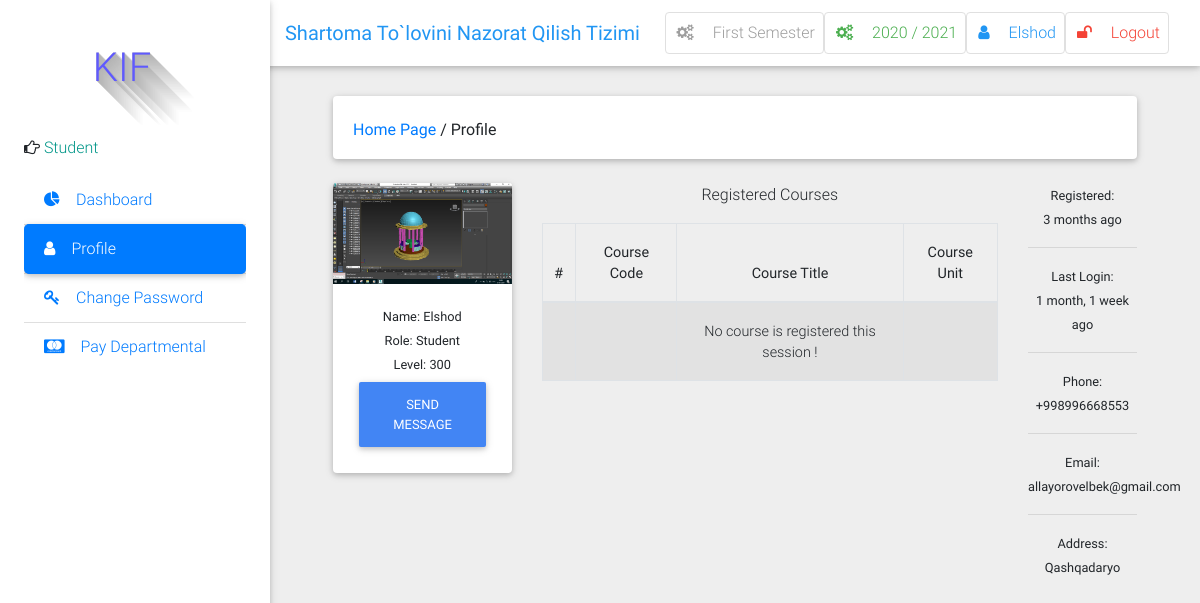
/profile/view/6/ (signed in), run on the app's committed database.
### result/models.py (models this page shows, shortened)
class Semester(models.Model):
    semester = models.CharField(max_length=10, choices=SEMESTER, blank=True)
    is_current_semester = models.BooleanField(default=False, blank=True, null=True)
    session = models.ForeignKey(Session, on_delete=models.CASCADE, blank=True, null=True)
    next_semester_begins = models.DateField(null=True, blank=True)
    def __str__(self):
        return self.semester

class Session(models.Model):
    session = models.CharField(max_length=200, unique=True)
    is_current_session = models.BooleanField(default=False, blank=True, null=True)
    next_session_begins = models.DateField(blank=True, null=True)
    def __str__(self):
        return self.session

class User(AbstractUser):
    is_student = models.BooleanField(default=False)
    is_lecturer = models.BooleanField(default=False)
    phone = models.CharField(max_length=60, blank=True, null=True)
    address = models.CharField(max_length=60, blank=True, null=True)
    picture = models.ImageField(upload_to="pictures/", blank=True, null=True)
    email = models.EmailField(blank=True, null=True)
    username_validator = ASCIIUsernameValidator()
    def get_picture(self):
        no_picture = settings.STATIC_URL + 'img/img_avatar.png'
        try:
            return self.picture.url
        except:
            return no_picture
    def get_full_name(self):
        full_name = self.username
        if self.first_name and self.last_name:
            full_name = self.first_name + " " + self.last_name
        return full_name

class Student(models.Model):
    user = models.OneToOneField(User, on_delete=models.CASCADE)
    id_number = models.CharField(max_length=20, unique=True)
    is_contract = models.BooleanField(default=False)
    group = models.ForeignKey(Group, on_delete=models.CASCADE, related_name='students', default='1')
    level = models.CharField(choices=LEVEL, max_length=3)

### result/views.py (the view)
# urls.py: path('profile/view/<int:id>/', views.user_profile, name='user_profile'),
@login_required
def user_profile(request, id):
    if request.user.id == id:
        return redirect("/profile/")
    current_semester = Semester.objects.get(is_current_semester=True)
    user = User.objects.get(pk=id)
    if user.is_lecturer:
        courses = Course.objects.filter(allocated_course__lecturer__pk=id).filter(semester=current_semester)
        context = {
            "user": user,
            "courses": courses,
            }
        return render(request, 'account/user_profile.html', context)
    elif user.is_student:
        level = Student.objects.get(user__pk=id)
        courses = TakenCourse.objects.filter(student__user__id=id, course__level=level.level)
        context = {
            "user_type": "student",
            'courses': courses,
            'level': level,
            'user':user,
        }
        return render(request, 'account/user_profile.html', context)
    else:
        context = {
            "user": user,
            "user_type": "superuser"
            }
        return render(request, 'account/user_profile.html', context)

### result/context_processors.py (called while the page is built)
def session_processor(request):
    current_session = Session.objects.get(is_current_session=True)
    return {"current_session": current_session}

def semester_processor(request):
    current_semester = Semester.objects.get(is_current_semester=True)
    return {"current_semester": current_semester}

### result/templates/account/user_profile.html (shortened to what this page needs)
{% extends 'base.html' %}
{% load static %}
{% load humanize %}
{% block side_bar %}
    {% include 'partial_active_element.html' with active='Profile' %}
{% endblock side_bar %}
{% block content %}
 <div class="container-fluid mt-5">
<div class="card mb-4 wow fadeIn">
    <div class="card-body d-sm-flex justify-content-between">
	    <h6 class="mb-2 mb-sm-0 pt-1">
    	<a href="/">Home Page</a>
        	<span>/</span>
            	<span>Profile</span>
        </h6>
    </div>
</div>
  <div class="row">
    <div class="col-md-3">
<div class="card">
  <div class="view overlay">
    <img class="card-img-top" src="{{ user.get_picture }}" alt="{{ user.get_fullname }}'s Picture">
  </div>
{% if user.is_student %}
  <div class="card-body card-body-cascade text-center">
    <small class="card-title">Name: {{ user.first_name }}</small><br>
    <small class="card-title">Role: Student</small><br>
    <small class="card-title">Level: {{ level.level }}</small>
    <a href="#" class="btn btn-primary">Send Message</a>
  </div>
{% endif %}
</div>
    </div>
{% if user.is_student %}
    <div class="col-md-7 text-center">
      <p>Registered Courses</p>
  <div class="table-wrapper-scroll-y">
  <table class="table table-bordered table-striped">
  <thead>
    <tr>
      <th scope="col">#</th>
      <th scope="col">Course Code</th>
      <th scope="col">Course Title</th>
      <th scope="col">Course Unit</th>
    </tr>
  </thead>
  <tbody>
    {% for course in courses %}
    <tr>
      <th scope="row">{{ forloop.counter }}</th>
      <td>{{ course.course.courseCode }}</td>
      <td>{{ course.course.courseTitle }}</td>
      <td>{{ course.course.courseUnit }}</td>
    </tr>
    {% empty %}
    <tr>
    <td>{{ course.courseCode }}</td>
      <td></td>
      <td>No course is registered this session !</td>
      <td></td>
    </tr>
  {% endfor %}
  </tbody>
</table>
    </div>
  </div>
  {% endif %}
  <div class="col-md-2 text-center">
    <small> Registered:<br><date>{{ user.date_joined|naturaltime }}</date></small><hr />
    <small> Last Login:<br><date>
    {% if user.last_login == None %}
          Never
    {% else %}
      {{ user.last_login|naturaltime }}
    {% endif %}</date></small><hr />
    <small> Phone:<br><date>{% if user.phone %}{{ user.phone }}{% endif %}</date></small><hr />
    <small> Email:<br><date>{{ user.email }}</date></small><hr />
    <small> Address:<br><date>{{ user.address }}</date></small>
  </div>
</div>
{% endblock %}

### result/templates/base.html (shortened to what this page needs)
{% load static %}
<!DOCTYPE html>
<html lang="en">
    <head>
        <link rel="stylesheet" href="https://maxcdn.bootstrapcdn.com/font-awesome/4.7.0/css/font-awesome.min.css">
        <link href="{% static 'css/bootstrap.min.css' %}" rel="stylesheet">
        <link href="{% static 'css/mdb.min.css' %}" rel="stylesheet">
        <link href="{% static 'css/style.css' %}" rel="stylesheet">
    </head>
    <body class="grey lighten-3">
    <header>
        <nav class="navbar fixed-top navbar-expand-lg navbar-light white scrolling-navbar">
            <div class="container-fluid">
                <a class="navbar-brand waves-effect" href="/">
                    <strong class="blue-text">Shartoma To`lovini Nazorat Qilish Tizimi</strong>
                </a>
                <div class="collapse navbar-collapse" id="navbarSupportedContent">
                    <ul class="navbar-nav nav-flex-icons">
                        <li class="nav-item">
                            <a href="{% if request.user.is_superuser %}{% url 'manage_semester' %}{% else %}#{% endif %}" class="nav-link border border-light grey-text rounded waves-effect">
                                <i class="fa fa-cogs mr-3"></i>{{ current_semester }} Semester
                            </a>
                        </li>
                        <li class="nav-item">
                            <a href="{% if request.user.is_superuser %}{% url 'manage_session' %}{% else %}#{% endif %}" class="nav-link border border-light green-text rounded waves-effect">
                                <i class="fa fa-cogs mr-3"></i>{{ current_session }}
                            </a>
                        </li>
                        <li class="nav-item">
                            <a href="{% url 'profile' %}" class="nav-link border border-light rounded waves-effect blue-text">
                                <i  class="fa fa-user mr-3"></i>{{ user|capfirst }}
                            </a>
                        </li>
                         <li class="nav-item">
                            <a href="/accounts/logout/" class="nav-link border border-light rounded waves-effect red-text">
                                <i class="fa fa-unlock mr-3"></i>Logout
                            </a>
                        </li>
                    </ul>
                </div>
            </div>
        </nav>
        <div class="sidebar-fixed position-fixed">
                <p style="margin-left: 30px;" id="icon" class="logo"> KIF </p>
                {% if request.user.is_lecturer %}
                <p><i class="fa fa-hand-o-right" aria-hidden="true"></i>
                    <span class="teal-text text-center"> Course Lecturer</span></p>
                {% elif request.user.is_student %}
                <p><i class="fa fa-hand-o-right" aria-hidden="true"></i>
                    <span class="teal-text text-center"> Student</span></p>
                {% else %}
                <p><i class="fa fa-hand-o-right" aria-hidden="true"></i>
                    <span class="teal-text text-center"> System Admin</span></p>
                {% endif %}
            <div class="dashboard">
            {% block side_bar %}{% endblock side_bar %}
            </div>
        </div>
    </header>
    <main class="pt-5 mx-lg-5">
        {% block content%} {% endblock %}
    </main>
    </body>
</html>

### result/templates/partial_active_element.html (shortened to what this page needs)
<div class="list-group list-group-flush">
    <a href="/" class="list-group-item
        {% if active == 'Dashboard' %} active {% endif %} waves-effect">
        <i class="fa fa-pie-chart mr-3" aria-hidden="true"></i>Dashboard</a>
    <a href="{% url 'profile' %}" class="list-group-item
        {% if active == 'Profile' %} active {% endif %} waves-effect">
        <i class="fa fa-user mr-3" aria-hidden="true"></i>Profile</a>
    <a href="{% url 'change_password' %}" class="list-group-item
        {% if active == 'change_password' %} active {% endif %} waves-effect">
    <i class="fa  fa-key mr-3" aria-hidden="true"></i>Change Password</a>
    {% if request.user.is_student %}
    <a href="#" class="list-group-item
        {% if active == 'payment' %} active {% endif %} waves-effect">
        <i class="fa  fa-cc-mastercard mr-3" aria-hidden="true"></i>Pay Departmental</a>
    {% endif %}
</div>

### result/static/css/style.css (style rules this page uses)
.sidebar-fixed { height: 100vh; width: 270px; -webkit-box-shadow: 0 2px 5px 0 rgba(0, 0, 0, 0.16), 0 2px 10px 0 rgba(0, 0, 0, 0.12); box-shadow: 0 2px 5px 0 rgba(0, 0, 0, 0.16), 0 2px 10px 0 rgba(0, 0, 0, 0.12); z-index: 1050; background-color: #fff; padding: 1.5rem; padding-top: 0; }
.sidebar-fixed .list-group .active { -webkit-box-shadow: 0 2px 5px 0 rgba(0, 0, 0, 0.16), 0 2px 10px 0 rgba(0, 0, 0, 0.12); box-shadow: 0 2px 5px 0 rgba(0, 0, 0, 0.16), 0 2px 10px 0 rgba(0, 0, 0, 0.12); -webkit-border-radius: 5px; border-radius: 5px; }
@media (min-width: 1200px) { .navbar, .page-footer, main { padding-left: 270px; } }
.logo { text-shadow: rgb(179, 179, 179) 0px 0px 0px, rgb(180, 180, 180) 1px 1px 0px, rgb(182, 182, 182) 2px 2px 0px, rgb(184, 184, 184) 3px 3px 0px, rgb(185, 185, 185) 4px 4px 0px, rgb(187, 187, 187) 5px 5px 0px, rgb(189, 189, 189) 6px 6px 0px, rgb(190, 190, 190) 7px 7px 0px, rgb(192, 192, 192) 8px 8px 0px, rgb(194, 194, 194) 9px 9px 0px, rgb(195, 195, 195) 10px 10px 0px, rgb(197, 197, 197) 11px 11px 0px, rgb(199, 199, 199) 12px 12px 0px, rgb(201, 201, 201) 13px 13px 0px, rgb(202, 202, 202) 14px 14px 0px, rgb(204, 204, 204) 15px 15px 0px, rgb(206, 206, 206) 16px 16px 0px, rgb(207, 207, 207) 17px 17px 0px, rgb(209, 209, 209) 18px 18px 0px, rgb(211, 211, 211) 19px 19px 0px, rgb(212, 212, 212) 20px 20px 0px, rgb(214, 214, 214) 21px 21px 0px, rgb(216, 216, 216) 22px 22px 0px, rgb(218, 218, 218) 23px 23px 0px, rgb(219, 219, 219) 24px 24px 0px, rgb(221, 221, 221) 25px 25px 0px, rgb(223, 223, 223) 26px 26px 0px, rgb(224, 224, 224) 27px 27px 0px, rgb(226, 226, 226) 28px 28px 0px, rgb(228, 228, 228) 29px 29px 0px, rgb(230, 230, 230) 30px 30px 0px, rgb(231, 231, 231) 31px 31px 0px, rgb(233, 233, 233) 32px 32px 0px, rgb(235, 235, 235) 33px 33px 0px, rgb(236, 236, 236) 34px 34px 0px, rgb(238, 238, 238) 35px 35px 0px, rgb(240, 240, 240) 36px 36px 0px, rgb(241, 241, 241) 37px 37px 0px, rgb(243, 243, 243) 38px 38px 0px, rgb(245, 245, 245) 39px 39px 0px, rgb(247, 247, 247) 40px 40px 0px, rgb(248, 248, 248) 41px 41px 0px, rgb(250, 250, 250) 42px 42px 0px, rgb(252, 252, 252) 43px 43px 0px, rgb(253, 253, 253) 44px 44px 0px; font-size: 40px; color: rgb(95, 89, 255); height: 120px; width: 136px; line-height: 136px; border-radius: ; text-align: center; background-color: rgb(255, 255, 255); }

### result/templates/base.html (style rules this page uses)
.dashboard { display: block; max-height: 500px; overflow-y: auto; -ms-overflow-style: -ms-autohiding-scrollbar; }

### result/templates/account/user_profile.html (style rules this page uses)
.table-wrapper-scroll-y { display: block; max-height: 350px; overflow-y: auto; -ms-overflow-style: -ms-autohiding-scrollbar; }

### data on the page
Semester: semester "First"
Session: session "2020 / 2021"
User: username "Elshod", get_picture (picture), first_name "Elshod", date_joined "3 months ago", last_login "1 month, 1 week ago", phone "+998996668553", email "allayorovelbek@gmail.com", address "Qashqadaryo"
Student: level "300"
